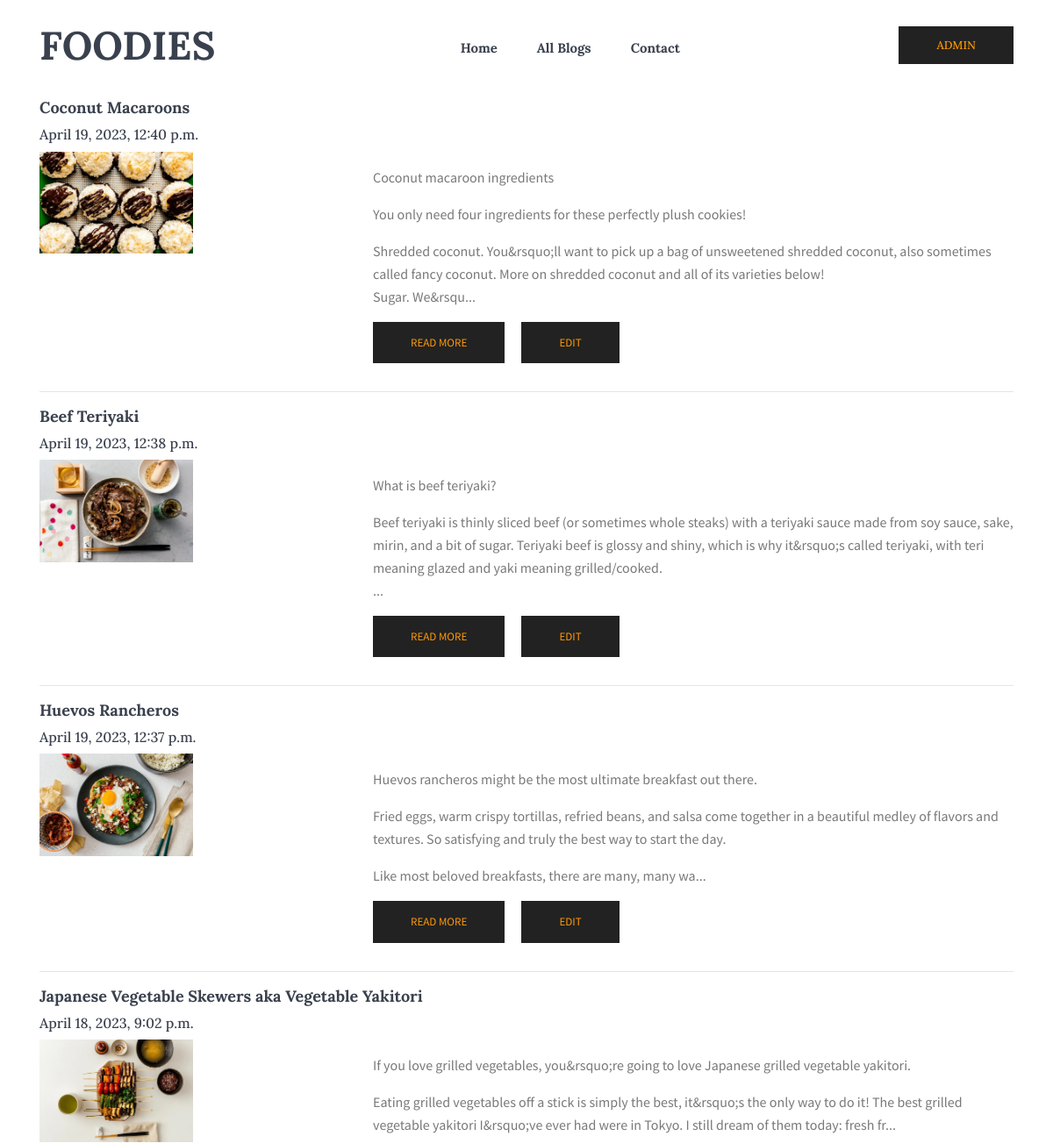
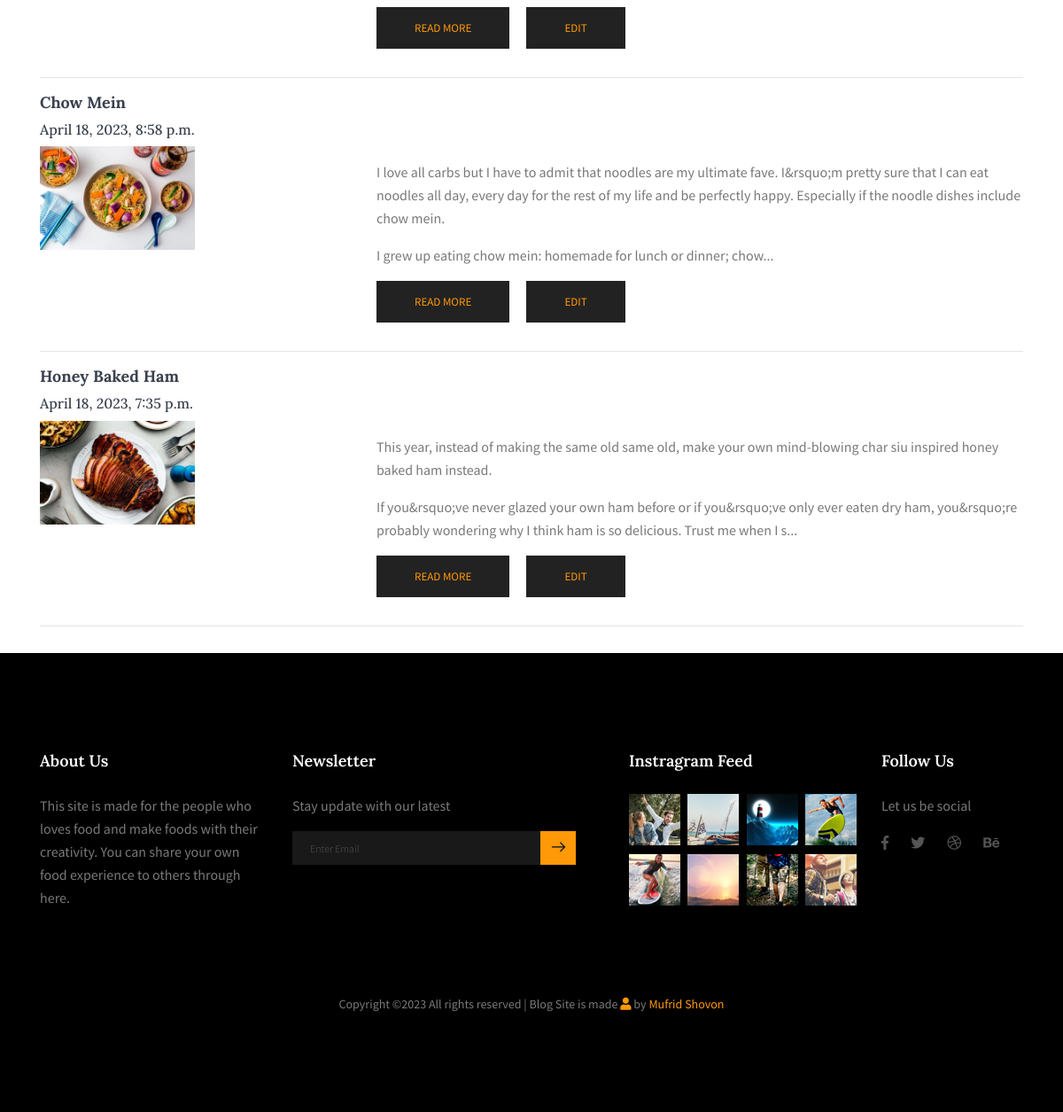
/my-blogs/ (signed in), run on the app's committed database (2 pictures, top to bottom).
### Blog_App/models.py (models this page shows, shortened)
class Blog(models.Model):
    author = models.ForeignKey(User, on_delete=models.CASCADE, related_name='post_author')
    blog_title = models.CharField(max_length=264, verbose_name="Put a Title")
    slug = models.SlugField(max_length=264, unique=True)
    blog_content = RichTextField(blank=True, null=True)
    blog_image = models.ImageField(upload_to='blog_image', verbose_name='Image')
    publish_date = models.DateTimeField(auto_now_add=True)
    update_date = models.DateTimeField(auto_now=True)
    class Meta:
        ordering = ['-publish_date',]

### Blog_App/views.py (the view)
# urls.py: path('my-blogs/', views.MyBlogs.as_view(), name='my_blogs'),
class MyBlogs(LoginRequiredMixin,TemplateView):
    template_name = "Blog_App/my_blogs.html"

### Blog_App/templatetags/custom_filters.py (called while the page is built)
def range_filter(value):
    return value[0:300] + "..."

### templates/Blog_App/my_blogs.html (shortened to what this page needs)
{% extends 'layouts/base.html' %}
{% load custom_filters %}
{% block body_block %}
<section class="mb-30px">
  <div class="container">
    {% for blog in user.post_author.all %}
    <h3>{{blog.blog_title}}</h3>
    <h6>{{blog.publish_date}}</h6>
    <div class="row">
      <div class="col-sm-4">
        <img
          src="/media/{{blog.blog_image}}"
          width="50%"
          alt="{{blog.blog_title}}"
        />
      </div>
      <div class="col-sm-8">
        <p>
          {{blog.blog_content|striptags|range_filter|linebreaks}}
          <a class="button mr-3" href="{% url 'Blog_App:blog_details' slug=blog.slug %}"
            >Read More</a>
            <a class="button" href="{% url 'Blog_App:edit_blog' slug=blog.slug %}">EDIT</a>
        </p>
      </div>
    </div>
    <hr>
    {% endfor %}
  </div>
</section>
{% endblock body_block %}

### templates/layouts/navbar.html (shortened to what this page needs)
{% load static %}
<header class="header_area">
  <div class="main_menu">
    <nav class="navbar navbar-expand-lg navbar-light">
      <div class="container box_1620">
        <a class="navbar-brand logo_h" href="{% url 'Blog_App:home' %}">
          <h1>FOODIES</h1>
        </a>
        <div
          class="collapse navbar-collapse offset"
          id="navbarSupportedContent"
        >
          <ul class="nav navbar-nav menu_nav justify-content-center">
            <li class="nav-item">
              <a class="nav-link" href="{% url 'Blog_App:home' %}">Home</a>
            </li>
            <li class="nav-item">
              <a class="nav-link" href="{% url 'Blog_App:blog_list' %}">All Blogs</a>
            </li>
            <li class="nav-item">
              <a class="nav-link" href="{% url 'Blog_App:contact' %}">Contact</a>
            </li>
          </ul>
          {% if user.is_authenticated %}
          <div
            class="collapse navbar-collapse offset"
            id="navbarSupportedContent"
          >
            <ul class="nav navbar-nav menu_nav justify-content-center">
              <li class="nav-item submenu dropdown">
                <a
                  href="#"
                  class="nav-link dropdown-toggle"
                  data-toggle="dropdown"
                  role="button"
                  aria-haspopup="true"
                  aria-expanded="false"
                  ><h3 class="button">{{ user.username }}</h3></a
                >
              </li>
            </ul>
          </div>
          {% else %}
          <a class="btn btn-primary mr-3" href="{% url 'Login_App:signin' %}">Login</a>
          <a class="btn btn-success" href="{% url 'Login_App:signup' %}">Signup</a>
          {% endif %}
        </div>
      </div>
    </nav>
  </div>
</header>

### static/assets/css/style.css (style rules this page uses)
body { color:#797979;font-family:"Source Sans Pro",sans-serif;font-weight:400;line-height:1.625 }
ul { list-style-type:none;margin:0;padding:0 }
h1,h2,h3,h4,h5,h6 { font-family:"Lora",serif;color:#3a414e;line-height:1.333 }
h1,.h1 { font-size:30px;font-weight:700 }
@media (min-width: 600px) { h1,.h1 { font-size:45px } }
h3,.h3 { font-size:18px;font-weight:700 }
a { display:inline-block }
.mb-30px { margin-bottom:30px }
.header_area { z-index:99;background:#fff;transition:background 0.4s, all 0.3s linear }
.header_area .navbar-brand { margin-right:30px }
.header_area .menu_nav { width:100% }
.header_area .navbar { background:transparent;padding:0px;border:0px;border-radius:0px;width:100% }
.header_area .navbar .nav .nav-item { margin-right:45px }
.header_area .navbar .nav .nav-item .nav-link { font-family:"Lora",serif;color:#3a414e;font-size:15px;text-transform:capitalize;font-weight:700;padding:30px 0;display:inline-block }
.header_area .navbar .nav .nav-item .nav-link:after { display:none }
.header_area .navbar .nav .nav-item.submenu { position:relative }
.header_area .navbar .nav .nav-item:last-child { margin-right:0px }
.button { display:inline-block;border:1px solid #222;text-transform:uppercase;font-size:13px;font-weight:500;padding:10px 24px;background-color:#222;color:#ff9907;transition:all .4s ease }
@media (min-width: 900px) { .button { padding:12px 42px } }

### data on the page
Blog: blog_title "Coconut Macaroons", publish_date "April 19, 2023, 12:40 p.m.", blog_image (picture), blog_content|range_filter "Coconut macaroon ingredients You only need four ingredients for these perfectly plush cookies! Shredded coconut. You&rsquo;ll want to pick up a bag of unsweetened shredded coconut, also sometimes called fancy coconut. More on shredded coconut and all of its varieties below! Sugar. We&rsqu..."
Blog: blog_title "Beef Teriyaki", publish_date "April 19, 2023, 12:38 p.m.", blog_image (picture), blog_content|range_filter "What is beef teriyaki? Beef teriyaki is thinly sliced beef (or sometimes whole steaks) with a teriyaki sauce made from soy sauce, sake, mirin, and a bit of sugar. Teriyaki beef is glossy and shiny, which is why it&rsquo;s called teriyaki, with teri meaning glazed and yaki meaning grilled/cooked. ..."
Blog: blog_title "Huevos Rancheros", publish_date "April 19, 2023, 12:37 p.m.", blog_image (picture), blog_content|range_filter "Huevos rancheros might be the most ultimate breakfast out there. Fried eggs, warm crispy tortillas, refried beans, and salsa come together in a beautiful medley of flavors and textures. So satisfying and truly the best way to start the day. Like most beloved breakfasts, there are many, many wa..."
Blog: blog_title "Japanese Vegetable Skewers aka Vegetable Yakitori", publish_date "April 18, 2023, 9:02 p.m.", blog_image (picture), blog_content|range_filter "If you love grilled vegetables, you&rsquo;re going to love Japanese grilled vegetable yakitori. Eating grilled vegetables off a stick is simply the best, it&rsquo;s the only way to do it! The best grilled vegetable yakitori I&rsquo;ve ever had were in Tokyo. I still dream of them today: fresh fr..."
Blog: blog_title "Chow Mein", publish_date "April 18, 2023, 8:58 p.m.", blog_image (picture), blog_content|range_filter "I love all carbs but I have to admit that noodles are my ultimate fave. I&rsquo;m pretty sure that I can eat noodles all day, every day for the rest of my life and be perfectly happy. Especially if the noodle dishes include chow mein. I grew up eating chow mein: homemade for lunch or dinner; chow..."
Blog: blog_title "Honey Baked Ham", publish_date "April 18, 2023, 7:35 p.m.", blog_image (picture), blog_content|range_filter "This year, instead of making the same old same old, make your own mind-blowing char siu inspired honey baked ham instead. If you&rsquo;ve never glazed your own ham before or if you&rsquo;ve only ever eaten dry ham, you&rsquo;re probably wondering why I think ham is so delicious. Trust me when I s..."

### other printed values
{{ user.username }} "ADMIN"
